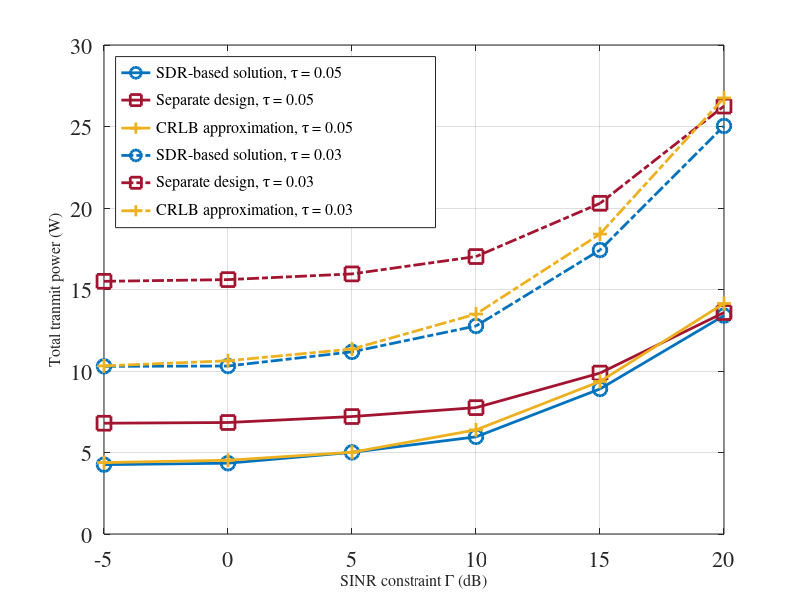

MATLAB code for this plot:
SINR = -5:5:20;
SDR_005 = [4.2536,4.3441,5.0092,5.9605,8.8993,13.3972];
Sd_005 = [6.7966,6.8403,7.2058,7.7532,9.8722,13.5869];
CRLB_005 = [4.3816,4.5255,5.0131,6.3876,9.3578,14.1424];
SDR_003 = [10.2868,10.3057,11.1755,12.7620,17.4233,25.0349];
Sd_003 = [15.5023,15.6072,15.9563,17.0212,20.2879,26.2520];
CRLB_003 = [10.3136,10.6277,11.3484,13.4926,18.4015,26.7533];

figure(1);
plot(SINR,SDR_005,'-o','color','#0072BD','Linewidth',2,'Markersize',10);
hold on;
plot(SINR,Sd_005,'-s','color','#A2142F','Linewidth',2,'Markersize',10);
hold on;
plot(SINR,CRLB_005,'-+','color','#EDB120','Linewidth',2,'Markersize',10);
hold on;
plot(SINR,SDR_003,'-.o','color','#0072BD','Linewidth',2,'Markersize',10);
hold on;
plot(SINR,Sd_003,'-.s','color','#A2142F','Linewidth',2,'Markersize',10);
hold on;
plot(SINR,CRLB_003,'-.+','color','#EDB120','Linewidth',2,'Markersize',10);
grid on;

xlabel('\fontname{Times}\fontsize{16}SINR constraint \Gamma (dB)');
ylabel('\fontname{Times}\fontsize{16}Total tranmit power (W)');
legend('\fontname{Times}\fontsize{16}SDR-based solution, \tau = 0.05',...
       '\fontname{Times}\fontsize{16}Separate design, \tau = 0.05',...
       '\fontname{Times}\fontsize{16}CRLB approximation, \tau = 0.05',...
       '\fontname{Times}\fontsize{16}SDR-based solution, \tau = 0.03',...
       '\fontname{Times}\fontsize{16}Separate design, \tau = 0.03',...
       '\fontname{Times}\fontsize{16}CRLB approximation, \tau = 0.03',...
       'Location','northwest');
set(gca,'FontName','Times');
set(gca,'Fontsize',16);